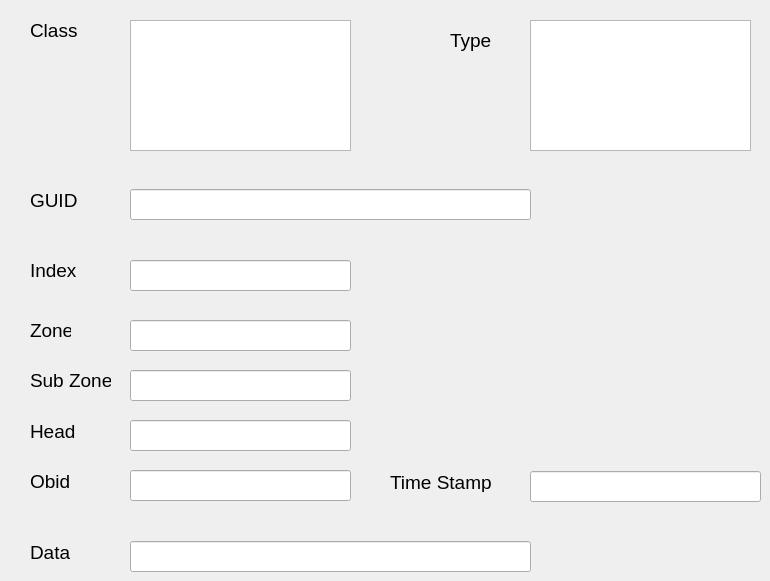
     <widget class="QWidget" name="rxEvent">
      <attribute name="title">
       <string>Rx Event</string>
      </attribute>
      <widget class="QLabel" name="sliderRxZoneLabel">
       <property name="geometry">
        <rect>
         <x>30</x>
         <y>320</y>
         <width>41</width>
         <height>21</height>
        </rect>
       </property>
       <property name="font">
        <font>
         <pointsize>14</pointsize>
        </font>
       </property>
       <property name="text">
        <string>Zone</string>
       </property>
      </widget>
      <widget class="QLabel" name="sliderRxClassLabel">
       <property name="geometry">
        <rect>
         <x>30</x>
         <y>20</y>
         <width>61</width>
         <height>21</height>
        </rect>
       </property>
       <property name="font">
        <font>
         <pointsize>14</pointsize>
        </font>
       </property>
       <property name="text">
        <string>Class</string>
       </property>
      </widget>
      <widget class="QLabel" name="sliderRxObidLabel">
       <property name="geometry">
        <rect>
         <x>30</x>
         <y>471</y>
         <width>51</width>
         <height>20</height>
        </rect>
       </property>
       <property name="font">
        <font>
         <pointsize>14</pointsize>
        </font>
       </property>
       <property name="text">
        <string>Obid</string>
       </property>
      </widget>
      <widget class="QLabel" name="sliderRxHeadLabel">
       <property name="geometry">
        <rect>
         <x>30</x>
         <y>421</y>
         <width>51</width>
         <height>20</height>
        </rect>
       </property>
       <property name="font">
        <font>
         <pointsize>14</pointsize>
        </font>
       </property>
       <property name="text">
        <string>Head</string>
       </property>
      </widget>
      <widget class="QLabel" name="sliderRxGuidLabel">
       <property name="geometry">
        <rect>
         <x>30</x>
         <y>190</y>
         <width>51</width>
         <height>20</height>
        </rect>
       </property>
       <property name="font">
        <font>
         <pointsize>14</pointsize>
        </font>
       </property>
       <property name="text">
        <string>GUID</string>
       </property>
      </widget>
      <widget class="QLabel" name="sliderRxSubZoneLabel">
       <property name="geometry">
        <rect>
         <x>30</x>
         <y>370</y>
         <width>81</width>
         <height>21</height>
        </rect>
       </property>
       <property name="font">
        <font>
         <pointsize>14</pointsize>
        </font>
       </property>
       <property name="text">
        <string>Sub Zone</string>
       </property>
      </widget>
      <widget class="QLineEdit" name="sliderRxGuidLineEdit">
       <property name="geometry">
        <rect>
         <x>130</x>
         <y>189</y>
         <width>401</width>
         <height>31</height>
        </rect>
       </property>
      </widget>
      <widget class="QLineEdit" name="sliderRxDataLineEdit">
       <property name="geometry">
        <rect>
         <x>130</x>
         <y>541</y>
         <width>401</width>
         <height>31</height>
        </rect>
       </property>
      </widget>
      <widget class="QListWidget" name="sliderRxClassListWidget">
       <property name="geometry">
        <rect>
         <x>130</x>
         <y>20</y>
         <width>221</width>
         <height>131</height>
        </rect>
       </property>
      </widget>
      <widget class="QListWidget" name="sliderRxTypeListWidget">
       <property name="geometry">
        <rect>
         <x>530</x>
         <y>20</y>
         <width>221</width>
         <height>131</height>
        </rect>
       </property>
      </widget>
      <widget class="QLabel" name="sliderRxDataLabel">
       <property name="geometry">
        <rect>
         <x>30</x>
         <y>542</y>
         <width>51</width>
         <height>20</height>
        </rect>
       </property>
       <property name="font">
        <font>
         <pointsize>14</pointsize>
        </font>
       </property>
       <property name="text">
        <string>Data</string>
       </property>
      </widget>
      <widget class="QLabel" name="sliderRxTimeStampLabel">
       <property name="geometry">
        <rect>
         <x>390</x>
         <y>472</y>
         <width>111</width>
         <height>20</height>
        </rect>
       </property>
       <property name="font">
        <font>
         <pointsize>14</pointsize>
        </font>
       </property>
       <property name="text">
        <string>Time Stamp</string>
       </property>
      </widget>
      <widget class="QLineEdit" name="sliderRxSubZoneLineEdit">
       <property name="geometry">
        <rect>
         <x>130</x>
         <y>370</y>
         <width>221</width>
         <height>31</height>
        </rect>
       </property>
      </widget>
      <widget class="QLineEdit" name="sliderRxTimeStampLineEdit">
       <property name="geometry">
        <rect>
         <x>530</x>
         <y>471</y>
         <width>231</width>
         <height>31</height>
        </rect>
       </property>
      </widget>
      <widget class="QLineEdit" name="sliderRxHeadLineEdit">
       <property name="geometry">
        <rect>
         <x>130</x>
         <y>420</y>
         <width>221</width>
         <height>31</height>
        </rect>
       </property>
      </widget>
      <widget class="QLineEdit" name="sliderRxObidLineEdit">
       <property name="geometry">
        <rect>
         <x>130</x>
         <y>470</y>
         <width>221</width>
         <height>31</height>
        </rect>
       </property>
      </widget>
      <widget class="QLineEdit" name="sliderRxZoneLineEdit">
       <property name="geometry">
        <rect>
         <x>130</x>
         <y>320</y>
         <width>221</width>
         <height>31</height>
        </rect>
       </property>
      </widget>
      <widget class="QLabel" name="sliderRxTypeLabel">
       <property name="geometry">
        <rect>
         <x>450</x>
         <y>30</y>
         <width>61</width>
         <height>21</height>
        </rect>
       </property>
       <property name="font">
        <font>
         <pointsize>14</pointsize>
        </font>
       </property>
       <property name="text">
        <string>Type</string>
       </property>
      </widget>
      <widget class="QLineEdit" name="sliderRxIndexLineEdit">
       <property name="geometry">
        <rect>
         <x>130</x>
         <y>260</y>
         <width>221</width>
         <height>31</height>
        </rect>
       </property>
      </widget>
      <widget class="QLabel" name="sliderRxIndexLabel">
       <property name="geometry">
        <rect>
         <x>30</x>
         <y>260</y>
         <width>51</width>
         <height>21</height>
        </rect>
       </property>
       <property name="font">
        <font>
         <pointsize>14</pointsize>
        </font>
       </property>
       <property name="text">
        <string>Index</string>
       </property>
      </widget>
     </widget>
